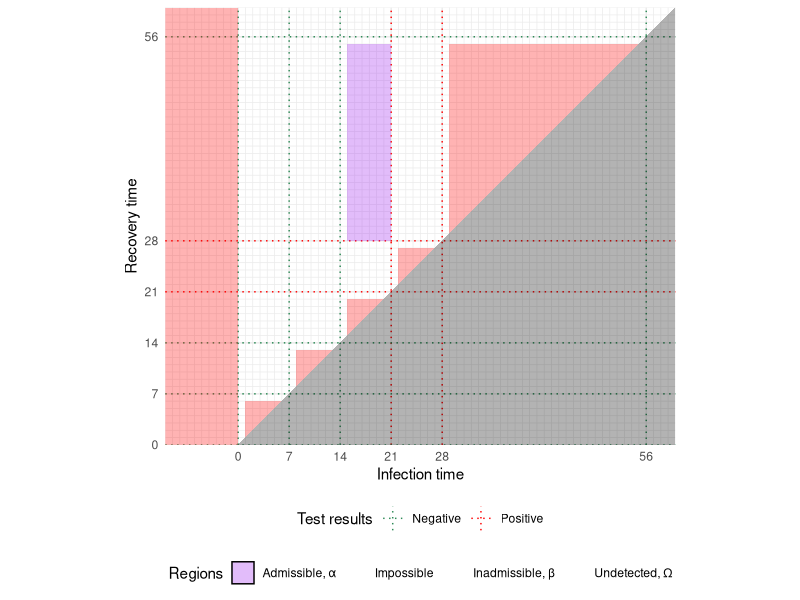

Here is the R script that generated this plot:
library(ggplot2)

neg_test_dates = c(0, 7, 14, 56)
pos_test_dates = c(28, 21)
all_test_dates = sort(c(neg_test_dates, pos_test_dates))

test_lines = function(values, result) {
    if (result) {
        label = "Positive"
        colour = "Red"
    } else {
        label = "Negative"
        colour = "Green"
    }
    list(
        geom_vline(aes(colour = label, xintercept = !!values), linetype = "dotted"),
        geom_hline(aes(colour = label, yintercept = !!values), linetype = "dotted")
    )
}

shade_alpha = 0.3
plot = ggplot() +
    test_lines(pos_test_dates, TRUE) +
    test_lines(neg_test_dates, FALSE) +
    theme_minimal() +
    scale_x_continuous(breaks = all_test_dates, minor_breaks = -100:100, limits = c(-10, 60), expand = c(0, 0)) +
    scale_y_continuous(breaks = all_test_dates, minor_breaks = -100:100, limits = c(0, 60), expand = c(0, 0)) +
    labs(
        x = "Infection time",
        y = "Recovery time",
        colour = "Test results",
        fill = "Regions"
    ) +
    scale_fill_manual(
        values = c(
            "Admissible" = "purple",
            "Undetected" = "red",
            "Impossible" = "black",
            "Inadmissible" = "white"
        ),
        labels = c(
            "Admissible" = "Admissible, α",
            "Undetected" = "Undetected, Ω",
            "Impossible" = "Impossible",
            "Inadmissible" = "Inadmissible, β"
        )
    ) +
    scale_colour_manual(
        values = c(
            "Positive" = "red",
            "Negative" = "seagreen"
        )
    ) +
    # Invisible rectangle to force the legend to show the "Inadmissible" colour
    geom_rect(
        aes(fill = "Inadmissible"),
        xmin = -Inf, 
        xmax = Inf, 
        ymin = -Inf, 
        ymax = Inf, 
        alpha = 0, # invisible
        key_glyph = "blank"
    ) +
    geom_rect(
        aes(fill = "Undetected"),
        xmin = -Inf,
        xmax = 0,
        ymin = -Inf,
        ymax = Inf,
        alpha = shade_alpha,
        key_glyph = "blank"
    ) +
    purrr::map2(
        all_test_dates + 1, dplyr::lead(all_test_dates) - 1,
        ~geom_polygon(
            aes(x = c(.x, .x, .y), y = c(.x, .y, .y), fill = "Undetected"),
            alpha = shade_alpha,
            key_glyph = "blank"
        )
    ) +
    geom_polygon(
        aes(
            fill = "Impossible",
            x = c(0, 60, Inf),
            y = c(0, 60, 0)
        ),
        alpha = shade_alpha,
        key_glyph = "blank"
    ) +
    geom_rect(
        aes(fill = "Impossible"),
        xmin = 0,
        xmax = Inf,
        ymin = -Inf,
        ymax = 0,
        alpha = shade_alpha,
        key_glyph = "blank"
    ) +
    geom_rect(
        aes(fill = "Admissible"),
        xmin = 15,
        xmax = 21,
        ymin = 28,
        ymax = 55,
        alpha = shade_alpha
    ) +
    coord_fixed() +
    guides(
        fill = guide_legend(
            override.aes = list(
                linetype = "solid",
                colour = "black"
            ),
        )
    ) +
    theme(
        legend.position = "bottom",
        legend.box = "vertical"
    )
ggsave("cis-perfect-testing/regions_diag.pdf", width = 6, height = 5.5, device = cairo_pdf)
